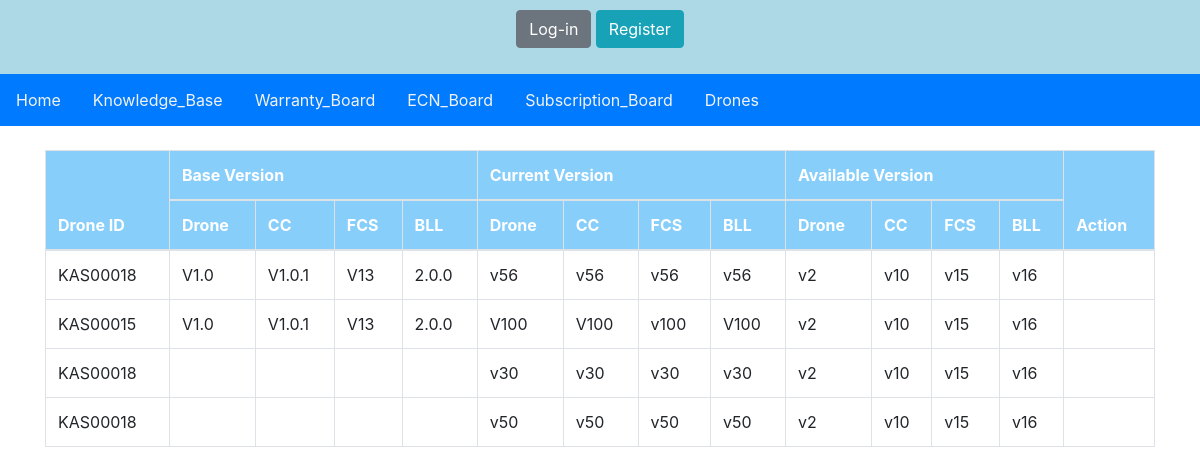
/ecn_board/, run on an earlier commit of the app's database.
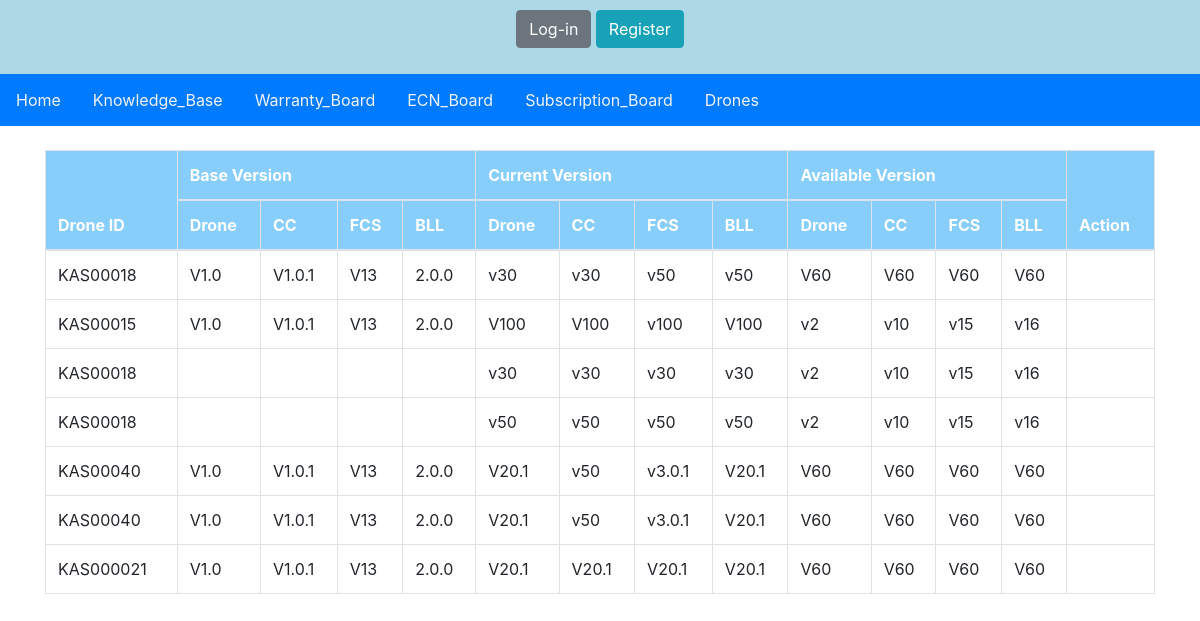
And on a later commit of the database.
### main/models.py (models this page shows, shortened)
class DroneConfiguration(models.Model):
    id = models.AutoField(primary_key=True)
    drone_id = models.ForeignKey(Drone, on_delete=models.CASCADE)
    Drone_base_version = models.CharField(max_length=20)
    CC_base_version = models.CharField(max_length=20)
    FCS_base_version = models.CharField(max_length=20)
    BLL_base_version = models.CharField(max_length=20)
    drone_current_version = models.CharField(max_length=20)
    CC_current_version = models.CharField(max_length=20)
    FCS_current_version = models.CharField(max_length=20)
    BLL_current_version = models.CharField(max_length=20)
    Available_Drone_version = models.CharField(max_length=100, blank=True)
    Available_CC_version = models.CharField(max_length=100, blank=True)
    Available_FCS_version = models.CharField(max_length=100, blank=True)
    Available_BLL_version = models.CharField(max_length=100, blank=True)
    created_on = models.DateField(auto_now_add=True)

class Drone(models.Model):
    id = models.AutoField(primary_key=True)
    Drone_id = models.CharField(max_length=20, unique=True)
    UIN = models.CharField(max_length=20, unique=True)
    drone_type = models.CharField(max_length=20, choices=type_drone, default=1)
    AVB = models.CharField(max_length=20)
    Timble_module = models.CharField(max_length=20)
    Subscription_date = models.DateField()
    Subscription_end_date = models.DateField()
    created_on = models.DateField(auto_now_add=True)
    def __str__(self):
        return self.Drone_id

### main/views.py (the view)
# urls.py: path('ecn_board/', views.view_config, name='ecn_board'),
def view_config(request):
    drone_configurations = DroneConfiguration.objects.all()
    return render(request, 'ecn_board.html', {'drone_configurations': drone_configurations})

### static/templates/ecn_board.html (shortened to what this page needs)
{% include 'nav.html' %}
<!DOCTYPE html>
<html lang="en">
<head>
    <link rel="stylesheet" href="https://stackpath.bootstrapcdn.com/bootstrap/4.5.2/css/bootstrap.min.css">
</head>
<body>
    <div class="container mt-4">
        <div class="table-responsive">
            <table class="table table-bordered">
                <thead class="table-header">
                    <tr>
                        <th rowspan="2">Drone ID</th>
                        <th colspan="4">Base Version</th>
                        <th colspan="4">Current Version</th>
                        <th colspan="4">Available Version</th>
                        <th rowspan="2">Action</th>
                    </tr>
                    <tr>
                        <th>Drone</th>
                        <th>CC</th>
                        <th>FCS</th>
                        <th>BLL</th>
                        <th>Drone</th>
                        <th>CC</th>
                        <th>FCS</th>
                        <th>BLL</th>
                        <th>Drone</th>
                        <th>CC</th>
                        <th>FCS</th>
                        <th>BLL</th>
                    </tr>
                </thead>
                <tbody>
                    {% for config in drone_configurations %}
                    <tr>
                        <td>{{ config.drone_id }}</td>
                        <td>{{ config.Drone_base_version }}</td>
                        <td>{{ config.CC_base_version }}</td>
                        <td>{{ config.FCS_base_version }}</td>
                        <td>{{ config.BLL_base_version }}</td>
                        <td>{{ config.drone_current_version }}</td>
                        <td>{{ config.CC_current_version }}</td>
                        <td>{{ config.FCS_current_version }}</td>
                        <td>{{ config.BLL_current_version }}</td>
                        <td>{{ config.Available_Drone_version }}</td>
                        <td>{{ config.Available_CC_version }}</td>
                        <td>{{ config.Available_FCS_version }}</td>
                        <td>{{ config.Available_BLL_version }}</td>
                        <td>
                        </td>
                    </tr>
                    {% endfor %}
                </tbody>
            </table>
        </div>
    </div>
</body>
</html>

What changed in the data, as far as the page shows it:
changed DroneConfiguration (number 1 of 7 on the later page): drone_current_version "v56" → "v30"; CC_current_version "v56" → "v30"; FCS_current_version "v56" → "v50"; BLL_current_version "v56" → "v50"; Available_Drone_version "v2" → "V60"; Available_CC_version "v10" → "V60"; Available_FCS_version "v15" → "V60"; Available_BLL_version "v16" → "V60"
added DroneConfiguration: drone_id "KAS00040", Drone_base_version "V1.0", CC_base_version "V1.0.1", FCS_base_version "V13", BLL_base_version "2.0.0", drone_current_version "V20.1", CC_current_version "v50", FCS_current_version "v3.0.1", BLL_current_version "V20.1", Available_Drone_version "V60", Available_CC_version "V60", Available_FCS_version "V60", Available_BLL_version "V60"
added DroneConfiguration: drone_id "KAS00040", Drone_base_version "V1.0", CC_base_version "V1.0.1", FCS_base_version "V13", BLL_base_version "2.0.0", drone_current_version "V20.1", CC_current_version "v50", FCS_current_version "v3.0.1", BLL_current_version "V20.1", Available_Drone_version "V60", Available_CC_version "V60", Available_FCS_version "V60", Available_BLL_version "V60"
added DroneConfiguration: drone_id "KAS000021", Drone_base_version "V1.0", CC_base_version "V1.0.1", FCS_base_version "V13", BLL_base_version "2.0.0", drone_current_version "V20.1", CC_current_version "V20.1", FCS_current_version "V20.1", BLL_current_version "V20.1", Available_Drone_version "V60", Available_CC_version "V60", Available_FCS_version "V60", Available_BLL_version "V60"
